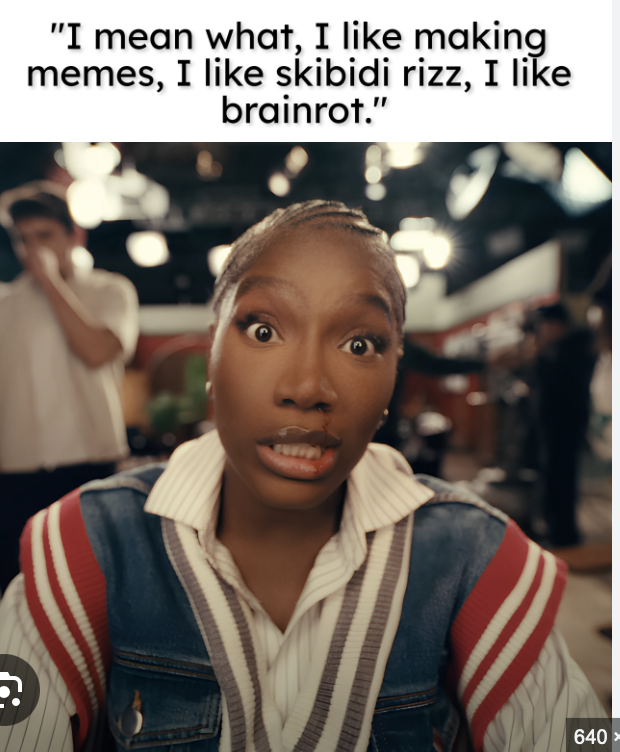
#> input picture backend/img-1.png, 620 x 752 px
$ python app.py
#> lines starting #> are read from the running program, lines starting #| are printed output that depends on the picture
import sys
from PIL import Image, ImageDraw, ImageFont

# Ensure correct virtual environment usage
venv_path = "/Users/sandhyaerigela/Desktop/ai_meme_creator/backend/venv/lib/python3.13/site-packages"
if venv_path not in sys.path:
    sys.path.insert(0, venv_path)

# Load the uploaded image
image_path = "img-1.png"  # Path to uploaded image
img = Image.open(image_path)
#> img is the input picture: PIL image 620x752 RGBA; mean R, G, B, A 123.2, 112.5, 104.4, 255

# User preference: Change this to "overlay" or "under"
text_position_type = "under"  # Change to "overlay" for text on the image

# Define text
text = "Your custom text goes here!"

# Load a font (use Arial or fallback)
try:
    font = ImageFont.truetype("/Library/Fonts/Arial.ttf", 40)  # Adjust size
except IOError:
    font = ImageFont.load_default()

# Initialize drawing context
draw = ImageDraw.Draw(img)
text_color = "white"  # Change color if needed

if text_position_type == "overlay":
    # Overlay text on image (top center)
    text_position = (img.width // 4, 50)  # Adjust for better visibility
    draw.text(text_position, text, fill=text_color, font=font)

else:  # "under" - Add text below the image
    padding = 100  # Space for text
    new_height = img.height + padding  # Extend image height
#> new_height = 852

    # Create new image with extra space
    new_img = Image.new("RGB", (img.width, new_height), "white")
#> new_img: PIL image 620x852 RGB; every value is 255
    new_img.paste(img, (0, 0))
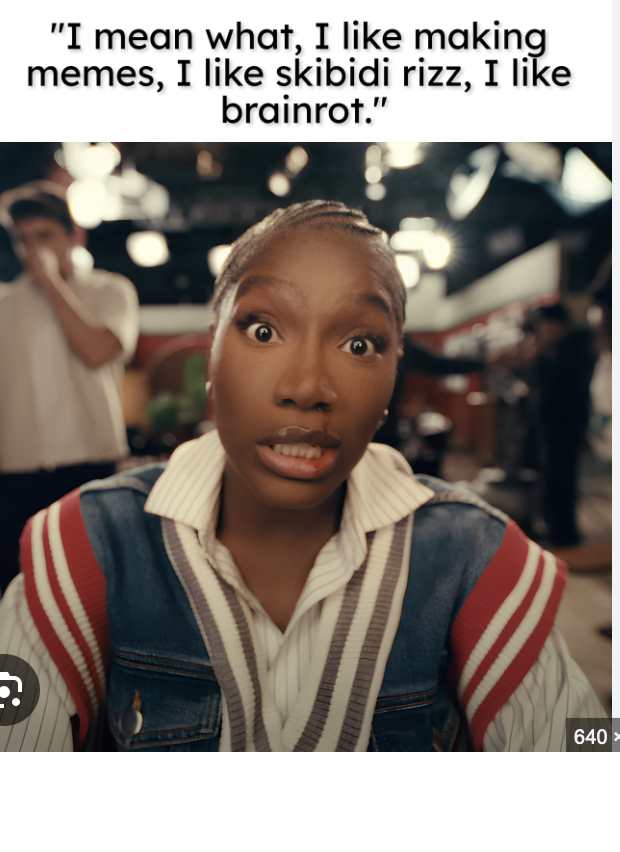
#> new_img: PIL image 620x852 RGB; mean R, G, B 138.7, 129.2, 122.1

    # Draw text in the new area
    draw = ImageDraw.Draw(new_img)
    text_position = (50, img.height + 20)  # Adjust below the image
#> text_position = (50, 772)
    draw.text(text_position, text, fill="black", font=font)

    img = new_img  # Update image reference
#> img: PIL image 620x852 RGB

# Show and save the final image
img.show()
img.save("output_img_1.png")

print("Image processed successfully! Saved as 'output_img_1.png'.")
